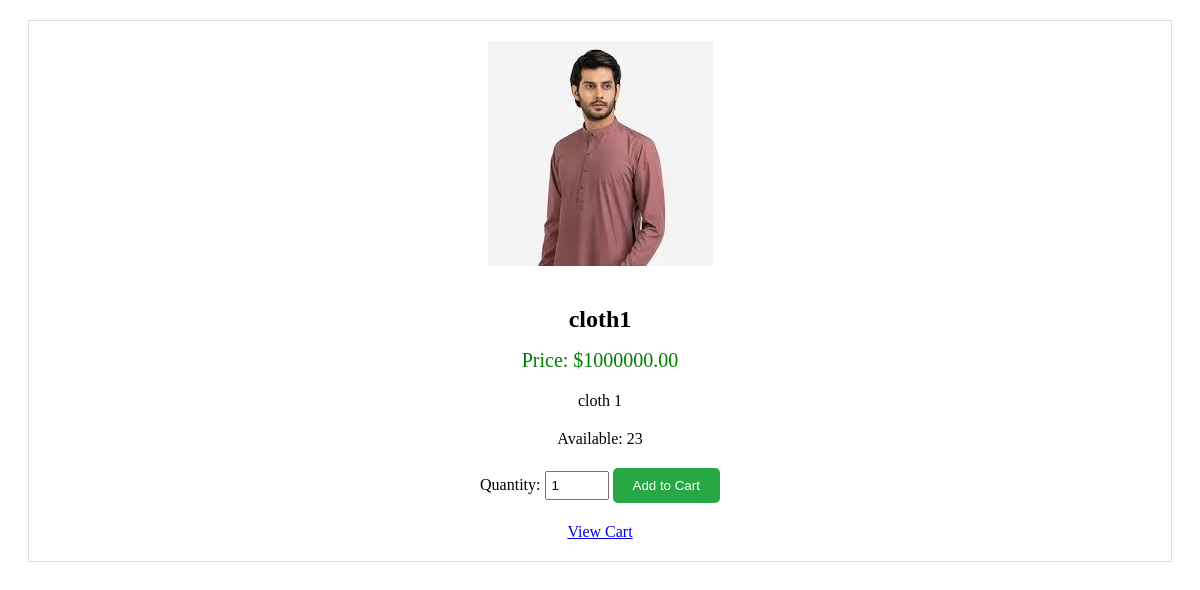
The app's page /category/Clothes/product/1/ with its own data.
### keychain_app/models.py (models this page shows, shortened)
class Product(models.Model):
    name = models.CharField(max_length=100)
    description = models.TextField()
    price = models.DecimalField(max_digits=10, decimal_places=2)
    quantity = models.PositiveIntegerField()
    image = models.ImageField(upload_to='products/')
    is_featured = models.BooleanField(default=False)
    category = models.ForeignKey(Category, related_name='products', on_delete=models.CASCADE)

### keychain_app/views.py (the view)
# urls.py: path('category/<str:category>/product/<int:product_id>/', views.product_redirect, name='product_redirect'),
def product_redirect(request, category, product_id):
    product = get_object_or_404(Product, id=product_id, category__name=category)
    return render(request, 'product_detail.html', {'product': product})

### keychain_app/templates/product_detail.html (shortened to what this page needs)
<!DOCTYPE html>
<html lang="en">
<head>
</head>
<body>
    <div class="product-detail">
        <img src="{{ product.image.url }}" alt="{{ product.name }}">
        <h1 class="product-name">{{ product.name }}</h1>
        <p class="product-price">Price: ${{ product.price }}</p>
        <p class="product-description">{{ product.description }}</p>
        <p>Available: {{ product.quantity }}</p>
        <form class="add-to-cart-form" action="{% url 'add_product_to_cart' product.id %}" method="POST">
            <label for="quantity">Quantity:</label>
            <input type="number" name="quantity" id="quantity" value="1" min="1" max="{{ product.quantity }}">
            <button type="submit" class="add-to-cart-button">Add to Cart</button>
        </form>
        <a href="{% url 'view_cart' %}">View Cart</a>
    </div>
</body>
</html>

### keychain_app/templates/product_detail.html (style rules this page uses)
.product-detail { border: 1px solid #ddd; padding: 20px; margin: 20px; text-align: center; }
.product-detail img { max-width: 300px; height: auto; margin-bottom: 20px; }
.product-name { font-size: 24px; font-weight: bold; }
.product-price { font-size: 20px; color: green; margin: 10px 0; }
.product-description { margin: 20px 0; }
.add-to-cart-form { margin: 20px 0; }
.add-to-cart-form input[type="number"] { width: 50px; padding: 5px; }
.add-to-cart-button { padding: 10px 20px; background-color: #28a745; color: white; border: none; border-radius: 5px; cursor: pointer; }

### records on screen
Product: image (picture), name "cloth1", price "1000000.00", description "cloth 1", quantity "23"
